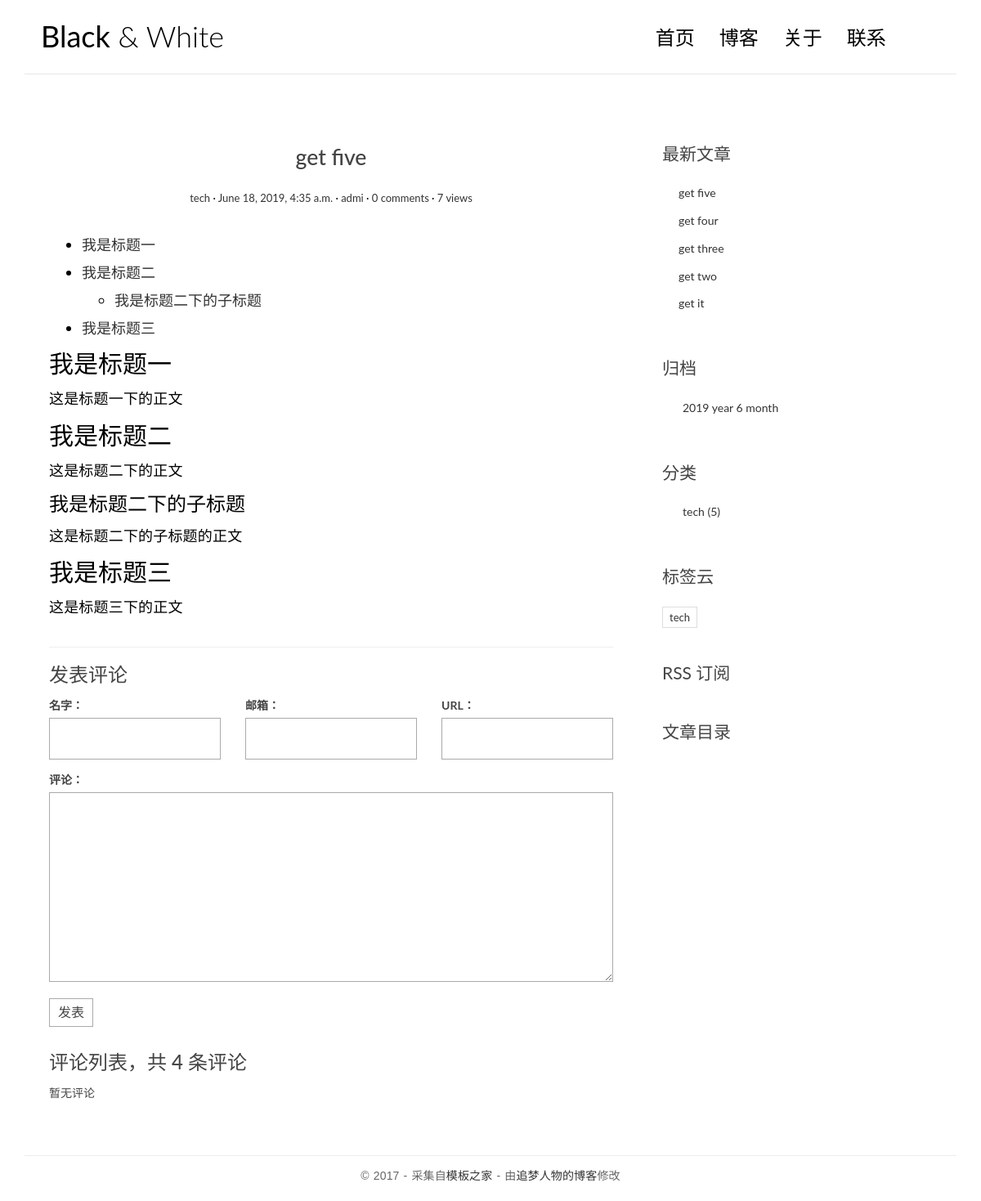
/post/5/, run on the app's committed database.
### blog/models.py (models this page shows, shortened)
@python_2_unicode_compatible
class Post(models.Model):
    title = models.CharField(max_length=70)
    body = models.TextField()
    created_time = models.DateTimeField()
    modified_time = models.DateTimeField()
    excerpt = models.CharField(max_length=200, blank=True)
    category = models.ForeignKey(Category, on_delete=models.CASCADE)
    tags = models.ManyToManyField(Tag, blank=True)
    author = models.ForeignKey(User, on_delete=models.CASCADE)
    views = models.PositiveIntegerField(default=0)
    def get_absolute_url(self):
        return reverse('detail', kwargs={'pk': self.pk})
    def increase_views(self):
        self.views += 1
        self.save(update_fields=['views'])
    def save(self, *args, **kwargs):
        if not self.excerpt:
            md = markdown.Markdown(extensions=[
                'markdown.extensions.extra',
                'markdown.extensions.codehilite',
            ])
            self.excerpt = strip_tags(md.convert(self.body))[:54]
        super(Post, self).save(*args, **kwargs)

class Category(models.Model):
    name = models.CharField(max_length=100)

### blog/views.py (the view)
# urls.py: url(r'^post/(?P<pk>[0-9]+)/$', views.PostDetailView.as_view(), name='detail'),
class PostDetailView(DetailView):
    model = Post
    template_name = 'blog/detail.html'
    context_object_name = 'post'
    def get(self, request, *args, **kwargs):
        response = super(PostDetailView, self).get(request, *args, **kwargs)
        self.object.increase_views()
        return response
    def get_object(self, queryset=None):
        post = super(PostDetailView, self).get_object(queryset=None)
        post.body = markdown.markdown(post.body,
                                      extensions=[
                                          'markdown.extensions.extra',
                                          'markdown.extensions.codehilite',
                                          'markdown.extensions.toc',
                                      ])
        return post
    def get_context_data(self, **kwargs):
        context = super(PostDetailView, self).get_context_data(**kwargs)
        form = CommentForm()
        comment_list = self.object.comment_set.all()
        context.update({
            'form': form,
            'comment_list': comment_list
        })
        return context

### comments/forms.py
class CommentForm(forms.ModelForm):
    class Meta:
        model = Comment
        fields = ['name', 'email', 'url', 'text']

### blog/templatetags/blog_tags.py (called while the page is built)
@register.simple_tag
def get_recent_posts(num=5):
    return Post.objects.all().order_by('-created_time')[:num]

@register.simple_tag
def get_archives():
    return Post.objects.dates('created_time', 'month', order='DESC')

@register.simple_tag
def get_categories():
    return Category.objects.annotate(num_posts=Count('post')).filter(num_posts__gt=0)

@register.simple_tag()
def get_tags():
    return Category.objects.annotate(num_posts=Count('post')).filter(num_posts__gt=0)

### templates/blog/detail.html (shortened to what this page needs)
{%  extends 'base.html' %}
    {% block main %}
   <article class="post post-{{ post.pk }}">
      <header class="entry-header">
        <h1 class="entry-title">{{ post.title }}</h1>
        <div class="entry-meta">
          <span class="post-category"><a href="#">{{ post.category.name }}</a></span>
          <span class="post-date"><a href="#"><time class="entry-date"
                                                    datetime="{{ post.created_time }}">{{ post.created_time }}</time></a></span>
          <span class="post-author"><a href="#">{{ post.author }}</a></span>
          <span class="comments-link"><a href="#">{{ post.comment_set.count }} comments</a></span>
          <span class="views-count"><a href="{{ post.get_absolute_url }}">{{ post.views }} views</a></span>
        </div>
      </header>
      <div class="entry-content clearfix">
        {{ post.body|safe }}
      </div>
    </article>
    <section class="comment-area" id="comment-area">
        <hr>
        <h3>发表评论</h3>
        <form action="{% url 'comments:post_comment' post.pk %}" method="post" class="comment-form">
          <div class="row">
            <div class="col-md-4">
              <label for="{{ form.name.id_for_label }}">名字：</label>
              {{ form.name }}
            </div>
            <div class="col-md-4">
              <label for="{{ form.email.id_for_label }}">邮箱：</label>
              {{ form.email }}
            </div>
            <div class="col-md-4">
              <label for="{{ form.url.id_for_label }}">URL：</label>
              {{ form.url }}
            </div>
            <div class="col-md-12">
              <label for="{{ form.text.id_for_label }}">评论：</label>
              {{ form.text }}
              <button type="submit" class="comment-btn">发表</button>
            </div>
          </div>
        </form>
        <div class="comment-list-panel">
            <h3>评论列表，共 <span>4</span> 条评论</h3>
            <ul class="comment-list list-unstyled">
              {% for comment in comment_list %}
              <li class="comment-item">
                <span class="nickname">{{ comment.name }}</span>
                <time class="submit-date">{{ comment.created_time }}</time>
                <span calss="url">{{ comment.url }}</span>#显示一下url^_^
                <div class="text">
                  {{ comment.text }}
                </div>
              </li>
              {% empty %}
              暂无评论
              {% endfor %}
            </ul>
        </div>
    </section>
{% endblock main %}
{% block toc %}
    <div class="widget widget-content">
        <h3 class="widget-title">文章目录</h3>
    </div>
{% endblock toc %}

### templates/base.html (shortened to what this page needs)
{% load staticfiles %}
{% load blog_tags %}
<!DOCTYPE html>
<html>
<head>
    <link rel="stylesheet" href="{% static 'blog/css/bootstrap.min.css' %}">
    <link rel="stylesheet" href="http://code.ionicframework.com/ionicons/2.0.1/css/ionicons.min.css">
    <link rel="stylesheet" href="{% static 'blog/css/pace.css' %}">
    <link rel="stylesheet" href="{% static 'blog/css/custom.css' %}">
    <link rel="stylesheet" href="{% static 'blog/css/highlights/github.css' %}">
</head>
<body>
<div class="container">
    <header id="site-header">
        <div class="row">
            <div class="col-md-4 col-sm-5 col-xs-8">
                <div class="logo">
                    <h1><a href="{% url 'index' %}"><b>Black</b> &amp; White</a></h1>
                </div>
            </div>
            <div class="col-md-8 col-sm-7 col-xs-4">
                <nav class="main-nav" role="navigation">
                    <div class="collapse navbar-collapse" id="bs-example-navbar-collapse-1">
                        <ul class="nav navbar-nav navbar-right">
                            <li class="cl-effect-11"><a href="index.html" data-hover="首页">首页</a></li>
                            <li class="cl-effect-11"><a href="full-width.html" data-hover="博客">博客</a></li>
                            <li class="cl-effect-11"><a href="about.html" data-hover="关于">关于</a></li>
                            <li class="cl-effect-11"><a href="contact.html" data-hover="联系">联系</a></li>
                        </ul>
                    </div>
                </nav>
            </div>
        </div>
    </header>
</div>
<div class="content-body">
    <div class="container">
        <div class="row">
            <main class="col-md-8">
                {% block main %}
                {% endblock main%}
            </main>
            <aside class="col-md-4">
                <div class="widget widget-recent-posts">
                    <h3 class="widget-title">最新文章</h3>
                    {% get_recent_posts as recent_post_list %}
                    <ul>
                        {% for post in recent_post_list %}
                        <li>
                            <a href="{{ post.get_absolute_url }}">{{ post.title }}</a>
                        </li>
                        {% empty %}
                        No readings!
                        {% endfor %}
                    </ul>
                </div>
                <div class="widget widget-archives">
                  <h3 class="widget-title">归档</h3>
                  {% get_archives as date_list %}
                  <ul>
                    {% for date in date_list %}
                    <li>
                      <a href="{% url 'archives' date.year date.month %}">{{ date.year }} year {{ date.month }} month</a>
                    </li>
                    {% empty %}
                    暂无归档！
                    {% endfor %}
                  </ul>
                </div>
                <div class="widget widget-category">
                  <h3 class="widget-title">分类</h3>
                  {% get_categories as category_list %}
                  <ul>
                    {% for category in category_list %}
                    <li>
                      <a href="{% url 'category' category.pk %}">{{ category.name }} <span class="post-count">({{ category.num_posts }})</span></a>
                    </li>
                    {% empty %}
                    暂无分类！
                    {% endfor %}
                  </ul>
                </div>
                <div class="widget widget-tag-cloud">
                  <h3 class="widget-title">标签云</h3>
                  {% get_tags as tag_list %}
                  <ul>
                    {% for tag in tag_list %}
                    <li>
                      <a href="{% url 'tag' tag.pk %}">{{ tag.name }}</a>
                    </li>
                    {% empty %}
                    暂无标签！
                    {% endfor %}
                  </ul>
                </div>
                <div class="rss">
                  <a href="{% url 'rss' %}"> RSS 订阅</a>
                </div>
                {%  block toc %}
                {%  endblock toc %}
            </aside>
        </div>
    </div>
</div>
<footer id="site-footer">
    <div class="container">
        <div class="row">
            <div class="col-md-12">
                <p class="copyright">&copy 2017 - 采集自<a href="http://www.cssmoban.com/"
                                                        target="_blank" title="模板之家">模板之家</a>
                    - 由<a href="http://zmrenwu.com/" title="网页模板" target="_blank">追梦人物的博客</a>修改
                </p>
            </div>
        </div>
    </div>
</footer>
</body>
</html>

### static/blog/css/custom.css (style rules this page uses)
* { outline: none; }
h1, h2, h3, h4, h5, h6 { margin-top: 0; }
b { font-weight: 400; }
a { color: #333; }
body { color: #444; font-family: 'Lato', sans-serif; }
p { font-family: 'Ubuntu', sans-serif; font-weight: 400; word-spacing: 1px; letter-spacing: 0.01em; }
#site-header { background-color: #FFF; padding: 25px 20px; margin-bottom: 40px; border-bottom: 1px solid #e7e7e7; }
.logo h1 a { color: #000; }
.logo h1 { margin: 0; font-family: 'Lato', sans-serif; font-weight: 300; }
.main-nav { margin-top: 11px; max-width: 95%; }
.main-nav a { color: #000000 !important; padding: 0 0 5px 0 !important; margin-right: 30px; font-family: 'Lato', sans-serif; font-weight: 300; font-size: 24px; }
.cl-effect-11 a { padding: 10px 0; color: #0972b4; text-shadow: none; }
.cl-effect-11 a::before { position: absolute; top: 0; left: 0; overflow: hidden; padding: 0 0 5px 0 !important; max-width: 0; border-bottom: 1px solid #000; color: #000; content: attr(data-hover); white-space: nowrap; -webkit-transition: max-width 0.5s; -moz-transition: max-width 0.5s; transition: max-width 0.5s; }
.content-body { padding-bottom: 4em; }
.post { background: #fff; padding: 30px 30px 0; }
.entry-title { text-align: center; font-size: 1.9em; margin-bottom: 20px; line-height: 1.6; padding: 10px 20px 0; }
.entry-meta { text-align: center; color: #DDDDDD; font-size: 13px; margin-bottom: 30px; }
.entry-content { font-size: 18px; line-height: 1.9; font-weight: 300; color: #000; }
.post-category::after, .post-date::after, .post-author::after, .comments-link::after { content: ' ·'; color: #000; }
.widget { background: #fff; padding: 30px 0 0; }
.widget-title { font-size: 1.5em; margin-bottom: 20px; line-height: 1.6; padding: 10px 0 0; font-weight: 400; }
.widget-recent-posts ul { padding: 0; margin: 0; padding-left: 20px; }
.widget-recent-posts ul li { list-style-type: none; position: relative; line-height: 170%; margin-bottom: 10px; }
.widget-recent-posts ul li::before { content: '\f3d3'; font-family: "Ionicons"; position: absolute; left: -17px; top: 3px; font-size: 16px; color: #000; }
.widget-archives ul { padding: 0; margin: 0; padding-left: 25px; }
.widget-archives ul li { list-style-type: none; position: relative; line-height: 170%; margin-bottom: 10px; }
.widget-archives ul li::before { content: '\f3f3'; font-family: "Ionicons"; position: absolute; left: -25px; top: 1px; font-size: 16px; color: #000; }
.widget-category ul { padding: 0; margin: 0; padding-left: 25px; }
.widget-category ul li { list-style-type: none; position: relative; line-height: 170%; margin-bottom: 10px; }
.widget-category ul li::before { content: '\f3fe'; font-family: "Ionicons"; position: absolute; left: -25px; top: 1px; font-size: 18px; color: #000; }
.widget-tag-cloud ul { padding: 0; margin: 0; margin-right: -10px; }
.widget-tag-cloud ul li { list-style-type: none; font-size: 13px; display: inline-block; margin-right: 10px; margin-bottom: 10px; padding: 3px 8px; border: 1px solid #ddd; }
.rss { font-size: 21px; margin-top: 30px; }
.rss a { color: #444; }
#site-footer { padding-top: 10px; padding: 0 0 1.5em 0; }
.copyright { text-align: center; padding-top: 1em; margin: 0; border-top: 1px solid #eee; color: #666; }
.contact-form input, .comment-form input { border: 1px solid #aaa; margin-bottom: 15px; width: 100%; padding: 15px 15px; font-size: 16px; line-height: 100%; transition: 0.4s border-color linear; }
.contact-form textarea, .comment-form textarea { border: 1px solid #aaa; margin-bottom: 15px; width: 100%; padding: 15px 15px; font-size: 16px; line-height: 20px !important; min-height: 183px; transition: 0.4s border-color linear; }
.comment-area { padding: 0 30px 0; }
.comment-form { margin-top: 15px; }
.comment-form .comment-btn { background-color: #fff; border: 1px solid #aaa; font-size: 16px; padding: 5px 10px; }
.comment-list-panel { margin-top: 30px; }
.comment-list { margin-top: 15px; }

### data on the page
Post: title "get five", category.name "tech", created_time "June 18, 2019, 4:35 a.m.", author "admi", comment_set.count "0", views "7", body "我是标题一 我是标题二 我是标题二下的子标题 我是标题三 我是标题一 这是标题一下的正文 我是标题二 这是标题二下的正文 我是标题二下的子标题 这是标题二下的子标题的正文 我是标题三 这是标题三下的正文"
Post: title "get four"
Post: title "get three"
Post: title "get two"
Post: title "get it"
Category: name "tech", num_posts "5"

### other printed values
{{ date.year }} "2019"
{{ date.month }} "6"
